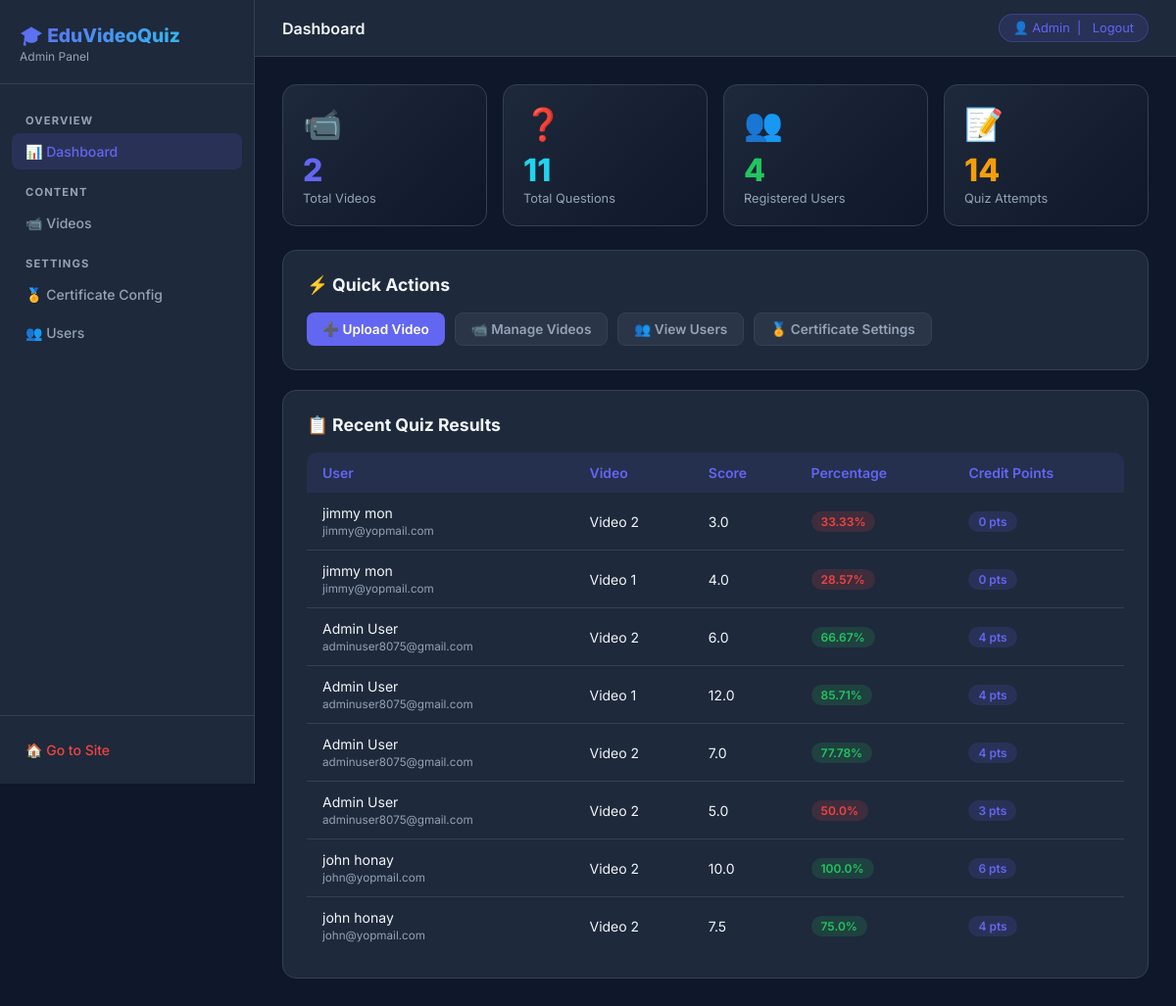
Page /custom-admin/ (signed in) on the earlier database version.
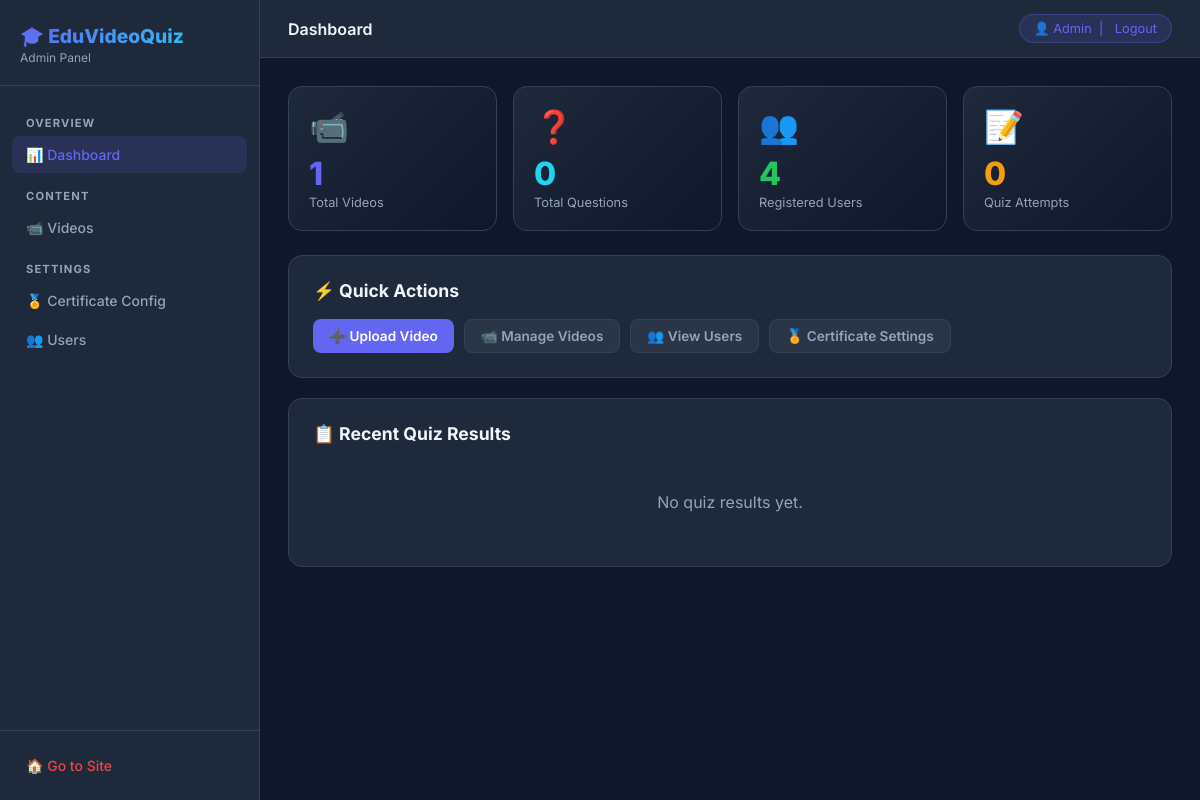
Same page on the later database version.
### users/models.py (models this page shows, shortened)
class CustomUser(AbstractBaseUser, PermissionsMixin):
    email = models.EmailField(unique=True)
    first_name = models.CharField(max_length=150)
    last_name = models.CharField(max_length=150, blank=True)
    is_active = models.BooleanField(default=True)
    is_staff = models.BooleanField(default=False)
    date_joined = models.DateTimeField(default=timezone.now)
    objects = CustomUserManager()
    USERNAME_FIELD = 'email'
    REQUIRED_FIELDS = ['first_name', 'last_name']

### video_app/models.py (models this page shows, shortened)
class QuizResult(models.Model):
    user = models.ForeignKey(settings.AUTH_USER_MODEL, on_delete=models.CASCADE)
    video = models.ForeignKey(VideoLesson, on_delete=models.CASCADE)
    score = models.FloatField()
    total_questions = models.IntegerField()
    percentage = models.FloatField()
    credit_point = models.IntegerField(default=0)  # Add this if not present
    certificate_generated = models.BooleanField(default=False)
    certificate_file = models.FileField(upload_to='certificates/', null=True, blank=True)  # New optional field

class VideoLesson(models.Model):
    title = models.CharField(max_length=200)
    video_file = models.FileField(upload_to='videos/')
    order = models.PositiveIntegerField(default=1)

### video_app/views.py (the view)
# urls.py: path('custom-admin/', views.admin_dashboard, name='admin_dashboard'),
@staff_required
def admin_dashboard(request):
    total_videos = VideoLesson.objects.count()
    total_questions = Question.objects.count()
    total_users = AuthUser.objects.filter(is_staff=False).count()
    total_results = QuizResult.objects.count()
    recent_results = QuizResult.objects.select_related('user', 'video').order_by('-id')[:8]
    return render(request, 'admin/dashboard.html', {
        'total_videos': total_videos,
        'total_questions': total_questions,
        'total_users': total_users,
        'total_results': total_results,
        'recent_results': recent_results,
    })

### video_app/views.py (called while the page is built)
def staff_required(view_func):
    decorated = user_passes_test(
        lambda u: u.is_active and u.is_staff,
        login_url='/admin-login/'
    )(view_func)
    return decorated

### video_app/templates/admin/dashboard.html (shortened to what this page needs)
{% extends 'admin/base_admin.html' %}
{% block page_title %}Dashboard{% endblock %}
{% block content %}
<div class="stat-grid">
    <div class="stat-card">
        <div class="stat-icon">📹</div>
        <div class="stat-value" style="color:#6366f1;">{{ total_videos }}</div>
        <div class="stat-label">Total Videos</div>
    </div>
    <div class="stat-card">
        <div class="stat-icon">❓</div>
        <div class="stat-value" style="color:#22d3ee;">{{ total_questions }}</div>
        <div class="stat-label">Total Questions</div>
    </div>
    <div class="stat-card">
        <div class="stat-icon">👥</div>
        <div class="stat-value" style="color:#22c55e;">{{ total_users }}</div>
        <div class="stat-label">Registered Users</div>
    </div>
    <div class="stat-card">
        <div class="stat-icon">📝</div>
        <div class="stat-value" style="color:#f59e0b;">{{ total_results }}</div>
        <div class="stat-label">Quiz Attempts</div>
    </div>
</div>
<div class="card">
    <div class="card-title">⚡ Quick Actions</div>
    <div style="display:flex;flex-wrap:wrap;gap:10px;">
        <a href="{% url 'video_app:admin_add_video' %}" class="btn btn-primary">➕ Upload Video</a>
        <a href="{% url 'video_app:admin_videos' %}" class="btn btn-secondary">📹 Manage Videos</a>
        <a href="{% url 'video_app:admin_users' %}" class="btn btn-secondary">👥 View Users</a>
        <a href="{% url 'video_app:admin_certificate_config' %}" class="btn btn-secondary">🏅 Certificate Settings</a>
    </div>
</div>
<div class="card">
    <div class="card-title">📋 Recent Quiz Results</div>
    {% if recent_results %}
    <div class="table-wrap">
        <table>
            <thead>
                <tr>
                    <th>User</th>
                    <th>Video</th>
                    <th>Score</th>
                    <th>Percentage</th>
                    <th>Credit Points</th>
                </tr>
            </thead>
            <tbody>
                {% for r in recent_results %}
                <tr>
                    <td>{{ r.user.first_name }} {{ r.user.last_name }}<br><small style="color:#94a3b8;">{{ r.user.email }}</small></td>
                    <td>{{ r.video.title }}</td>
                    <td>{{ r.score }}</td>
                    <td><span class="badge {% if r.percentage >= 60 %}badge-green{% else %}badge-red{% endif %}">{{ r.percentage }}%</span></td>
                    <td><span class="badge badge-blue">{{ r.credit_point }} pts</span></td>
                </tr>
                {% endfor %}
            </tbody>
        </table>
    </div>
    {% else %}
    <p style="color:#94a3b8;text-align:center;padding:30px;">No quiz results yet.</p>
    {% endif %}
</div>
{% endblock %}

### video_app/templates/admin/base_admin.html (shortened to what this page needs)
<!DOCTYPE html>
<html lang="en">
<head>
</head>
<body>
<aside class="sidebar" id="sidebar">
  <div class="sidebar-brand">
    <h1>🎓 EduVideoQuiz</h1>
    <p>Admin Panel</p>
  </div>
  <nav class="sidebar-nav">
    <div class="nav-section">Overview</div>
    <a href="{% url 'video_app:admin_dashboard' %}" class="{% if request.resolver_match.url_name == 'admin_dashboard' %}active{% endif %}">
      📊 Dashboard
    </a>
    <div class="nav-section">Content</div>
    <a href="{% url 'video_app:admin_videos' %}" class="{% if 'video' in request.resolver_match.url_name %}active{% endif %}">
      📹 Videos
    </a>
    <div class="nav-section">Settings</div>
    <a href="{% url 'video_app:admin_certificate_config' %}" class="{% if request.resolver_match.url_name == 'admin_certificate_config' %}active{% endif %}">
      🏅 Certificate Config
    </a>
    <a href="{% url 'video_app:admin_users' %}" class="{% if request.resolver_match.url_name == 'admin_users' %}active{% endif %}">
      👥 Users
    </a>
  </nav>
  <div class="sidebar-footer">
    <a href="{% url 'video_app:home' %}">🏠 Go to Site</a>
  </div>
</aside>
<div class="main">
  <header class="topbar">
    <div style="display:flex;align-items:center;gap:14px;">
      <h2>{% block page_title %}Dashboard{% endblock %}</h2>
    </div>
    <div class="admin-badge">
      👤 {{ request.user.first_name|default:request.user.email }}
      &nbsp;|&nbsp;
      <form method="post" action="{% url 'users:logout' %}" style="display:inline;">
        <button type="submit" style="background:none;border:none;color:inherit;cursor:pointer;font-size:inherit;font-family:inherit;padding:0;">Logout</button>
      </form>
    </div>
  </header>
  <main class="content">
    {% block content %}{% endblock %}
  </main>
</div>
</body>
</html>

### video_app/templates/admin/base_admin.html (style rules this page uses)
:root { --bg: #0f172a; --sidebar: #1e293b; --card: #1e293b; --border: #334155; --primary: #6366f1; --primary-hover: #5152e6; --accent: #22d3ee; --danger: #ef4444; --success: #22c55e; --warning: #f59e0b; --text: #f1f5f9; --muted: #94a3b8; --input-bg: #0f172a; }
* { box-sizing: border-box; margin: 0; padding: 0; }
body { font-family: 'Inter', sans-serif; background: var(--bg); color: var(--text); display: flex; min-height: 100vh; }
.sidebar { width: 260px; background: var(--sidebar); border-right: 1px solid var(--border); display: flex; flex-direction: column; position: fixed; top: 0; left: 0; height: 100vh; z-index: 100; overflow-y: auto; transition: transform 0.3s ease; }
.sidebar-brand { padding: 24px 20px 20px; border-bottom: 1px solid var(--border); }
.sidebar-brand h1 { font-size: 1.2rem; font-weight: 800; background: linear-gradient(135deg, var(--primary), var(--accent)); -webkit-background-clip: text; -webkit-text-fill-color: transparent; background-clip: text; }
.sidebar-brand p { font-size: 0.75rem; color: var(--muted); margin-top: 2px; }
.sidebar-nav { padding: 16px 12px; flex: 1; }
.sidebar-nav a { display: flex; align-items: center; gap: 10px; padding: 10px 14px; border-radius: 8px; color: var(--muted); text-decoration: none; font-size: 0.875rem; font-weight: 500; transition: all 0.2s; margin-bottom: 2px; }
.sidebar-nav a:hover, .sidebar-nav a.active { background: rgba(99,102,241,0.15); color: var(--primary); }
.sidebar-nav .nav-section { font-size: 0.7rem; font-weight: 700; text-transform: uppercase; letter-spacing: 0.1em; color: var(--muted); padding: 14px 14px 6px; }
.sidebar-footer { padding: 16px 12px; border-top: 1px solid var(--border); }
.sidebar-footer a { display: flex; align-items: center; gap: 8px; padding: 10px 14px; border-radius: 8px; color: var(--danger); text-decoration: none; font-size: 0.875rem; font-weight: 500; transition: background 0.2s; }
.main { margin-left: 260px; flex: 1; display: flex; flex-direction: column; min-height: 100vh; }
.topbar { background: var(--sidebar); border-bottom: 1px solid var(--border); padding: 14px 28px; display: flex; align-items: center; justify-content: space-between; position: sticky; top: 0; z-index: 50; }
.topbar h2 { font-size: 1rem; font-weight: 600; }
.topbar .admin-badge { display: flex; align-items: center; gap: 8px; background: rgba(99,102,241,0.15); border: 1px solid rgba(99,102,241,0.3); border-radius: 20px; padding: 6px 14px; font-size: 0.8rem; color: var(--primary); }
.content { padding: 28px; flex: 1; }
.card { background: var(--card); border: 1px solid var(--border); border-radius: 14px; padding: 24px; margin-bottom: 20px; }
.card-title { font-size: 1.1rem; font-weight: 700; margin-bottom: 18px; display: flex; align-items: center; gap: 8px; }
.stat-grid { display: grid; grid-template-columns: repeat(auto-fit, minmax(180px, 1fr)); gap: 16px; margin-bottom: 24px; }
.stat-card { background: linear-gradient(135deg, var(--sidebar), #0f172a); border: 1px solid var(--border); border-radius: 14px; padding: 20px; transition: transform 0.2s, box-shadow 0.2s; }
.stat-card .stat-icon { font-size: 2rem; margin-bottom: 8px; }
.stat-card .stat-value { font-size: 2rem; font-weight: 800; }
.stat-card .stat-label { font-size: 0.8rem; color: var(--muted); margin-top: 2px; }
.btn { display: inline-flex; align-items: center; gap: 6px; padding: 8px 16px; border-radius: 8px; font-size: 0.85rem; font-weight: 600; border: none; cursor: pointer; transition: all 0.2s; text-decoration: none; }
.btn-primary { background: var(--primary); color: white; }
.btn-secondary { background: rgba(148,163,184,0.1); color: var(--muted); border: 1px solid var(--border); }

Differences in the rows shown:
removed QuizResult: user.first_name "jimmy", user.last_name "mon", user.email "jimmy@yopmail.com", video "Video 2", score "3.0", percentage "33.33", credit_point "0"
removed QuizResult: user.first_name "jimmy", user.last_name "mon", user.email "jimmy@yopmail.com", video "Video 1", score "4.0", percentage "28.57", credit_point "0"
removed QuizResult: user.first_name "Admin", user.last_name "User", user.email "adminuser8075@gmail.com", video "Video 2", score "6.0", percentage "66.67", credit_point "4"
removed QuizResult: user.first_name "Admin", user.last_name "User", user.email "adminuser8075@gmail.com", video "Video 1", score "12.0", percentage "85.71", credit_point "4"
removed QuizResult: user.first_name "Admin", user.last_name "User", user.email "adminuser8075@gmail.com", video "Video 2", score "7.0", percentage "77.78", credit_point "4"
removed QuizResult: user.first_name "Admin", user.last_name "User", user.email "adminuser8075@gmail.com", video "Video 2", score "5.0", percentage "50.0", credit_point "3"
removed QuizResult: user.first_name "john", user.last_name "honay", user.email "john@yopmail.com", video "Video 2", score "10.0", percentage "100.0", credit_point "6"
removed QuizResult: user.first_name "john", user.last_name "honay", user.email "john@yopmail.com", video "Video 2", score "7.5", percentage "75.0", credit_point "4"
Other differences:
{{ total_videos }}: "2" → "1"
{{ total_questions }}: "11" → "0"
{{ total_results }}: "14" → "0"
text no longer shown: "User Video Score Percentage Credit Points"
text now shown: "No quiz results yet."
